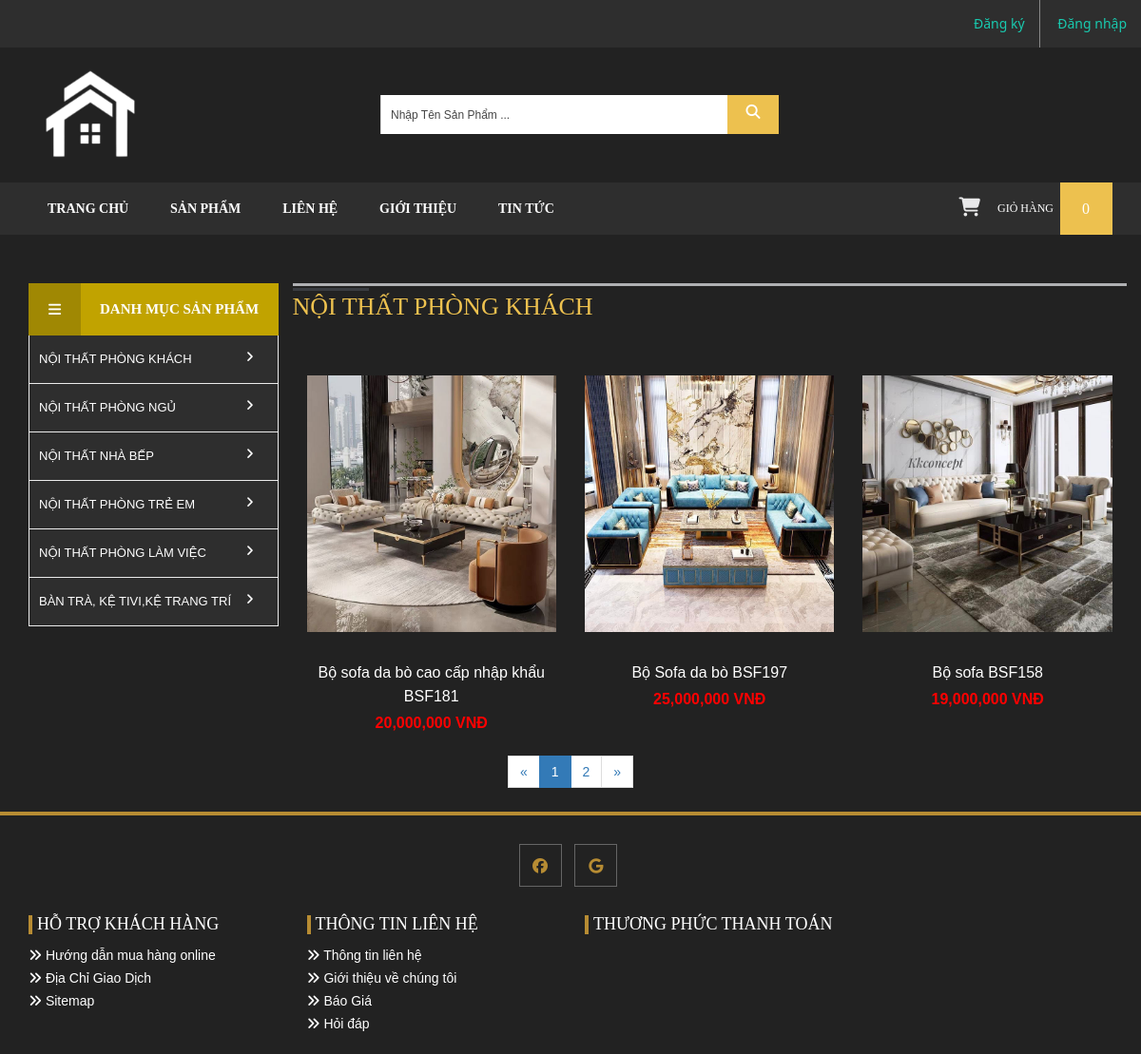
/category.php?id=1, run on the app's committed database.
### tables this page shows
CREATE TABLE `category` (
  `id` int(11) NOT NULL,
  `name` varchar(100) DEFAULT NULL,
  `parent` int(11) DEFAULT 0,
  `status` tinyint(1) DEFAULT 1
);

CREATE TABLE `product` (
  `id` int(11) NOT NULL,
  `category_id` int(11) DEFAULT NULL,
  `name` varchar(200) DEFAULT NULL,
  `image` varchar(200) DEFAULT NULL,
  `content` text DEFAULT NULL,
  `price` float DEFAULT 0,
  `sale_price` float DEFAULT 0,
  `created` datetime DEFAULT current_timestamp(),
  `status` tinyint(1) DEFAULT 1
);

### category.php (the view, shortened to what this page needs)
<?php
include('header.php');
?>
<section class="main-content-section">
    <div class="container">
        <div class="row">
            <?php include('left.php'); ?>
            <?php
            $id = $_GET['id'];
            $current_id = isset($_GET['id']) ? $_GET['id'] :1;
            $c = mysqli_query($conn,"SELECT name FROM category WHERE id = $id");
            $cats = mysqli_fetch_assoc($c);
            ?>
            <div class="col-lg-9 col-md-9 col-sm-9 col-xs-12">
                <div class="row">
                    <div class="left-title-area">
                        <h2 class="left-title"><?php echo $cats['name']; ?></h2>
                    </div>
                    <?php
                                        $show = 3;
                    $sql = "SELECT COUNT(*) FROM  product WHERE status = 1 AND category_id = $id ORDER BY created DESC";
                    $san_pham = $conn->query($sql);
                    $row =mysqli_fetch_array($san_pham);
                    $tongsodong = $row[0];
                    $tongsotrang = ceil($tongsodong/$show);
                    $page = isset($_GET["page"]) ? $_GET["page"]: 1 ;
                    $next = $page <  $tongsotrang ?  $page +1 : $tongsotrang;
                    $prev = $page >  1 ?  $page - 1 :1;
                    $star = ($page-1)*$show;
                    $sql = mysqli_query($conn,"SELECT * FROM  product WHERE status = 1 AND category_id = $id ORDER BY created DESC LIMIT $star, $show");
                    ?>
                            <?php foreach ( $sql as $value) {
                            ?>
                        <div class="col-lg-4 col-md-4 col-sm-6 col-xs-12 laster-shop-item <?php echo $value['category_id']; ?>">
                            <div class="laster-thumb">
                                <img src="uploads/<?php echo $value['image'];?>">
                                <span class="tz-shop-meta">
                                </span>
                        </div>
                        <h6><a href=""><?php echo $value['name']; ?></a></h6>
                        <small style="color: red"><?php echo number_format($value['price']);  ?> VNĐ </small>
                    </div>
                <?php } ?>
            </div>
        </div>
    </div>
</div>
<div class="page" align="center">
    <ul class="pagination">
    <li><a href="category.php?id=<?php echo $current_id?>&page=<?php echo $prev; ?>">&laquo;</a></li>
    <?php for ($i = 1; $i <= $tongsotrang; $i++) :
        $class_active = ($i == $page) ? ' class="active"' : '';
        ?>
        <li <?php echo $class_active; ?>><a href="category.php?id=<?php echo $current_id?>&page=<?php echo $i; ?>"><?php echo $i; ?></a></li>
    <?php endfor ?>
    <li><a href="category.php?id=<?php echo $current_id?>&page=<?php echo $next; ?>">&raquo;</a></li>
</ul>
</div>
</section>
<?php include('footer.php'); ?>

### left.php
<?php include'sql/connect.php'; ?>
<?php
    $cats =   mysqli_query($conn,"SELECT c.id,c.name FROM category c LEFT JOIN product p on c.id = p.category_id WHERE c.status = 1
    GROUP BY c.id,c.name,p.category_id");
    ?>
    <div class="col-lg-3 col-md-3 col-sm-3 col-xs-12 hidden-xs">
    <div class="left-category-menu">
        <div class="left-product-cat">
            <div class="category-heading">
                <h2>Danh Mục Sản Phẩm</h2>
            </div>
            <div class="category-menu-list">
                <ul>
                    <?php
                    foreach ($cats as $cat) {
                    ?>
                    <li>
                        <a href="category.php?id=<?php echo $cat['id'] ?>"><i class="fa-solid fa-angle-right"></i><?php echo $cat['name'];?></a>
                    </li>
                        <?php } ?>
                </ul>
            </div>
        </div>
    </div>
</div>

### css/style.css (style rules this page uses)
:root { --main-text-font: 'Bitter', serif;; }
*, html { margin: 0; padding: 0 }
body { font-family: "arial",serif; color:#ffffff; background-color: #222222; }
h1, h2, h3, h4, h5, h6 { font-weight: normal; margin: 0; color:#ffffff; font-family: 'Bitter', serif; }
a { color:#777; }
ul { margin: 0; padding: 0; list-style: none; }
a { text-decoration: none; }
img { border:none; max-width:100%; }
* { -webkit-border-radius: 0 !important; -moz-border-radius: 0 !important; border-radius: 0 !important; }
h2.left-title { border-top: 3px solid #b0b1b3 !important; color: #edc14f; display: block; font-weight:400; font-size:26px; line-height:44px; position: relative; text-transform: uppercase; margin-top: 50px; }
h2.left-title:before { border-top: 3px solid #3a3d42; content: ""; display: block; left: 0; position: absolute; top: 2px; width: 80px; }
.laster-shop-item { margin-top: 60px; }
.laster-shop-item h6 { margin: 0; padding: 30px 0 2px; text-align: center; }
.laster-shop-item h6 a { color: #ffffff; font-family: 'Raleway', sans-serif; font-size: 16px; font-weight: 400; line-height: 25px; margin: 0; padding: 0; text-align: center; text-decoration: none !important; }
.laster-shop-item small { color: #f13340; font-family: 'Raleway', sans-serif; font-size: 16px; font-weight: 600; line-height: 28px; margin: 0; padding: 0; text-align: center; display: block; }
body .laster-shop-item { margin-top: 30px; }
.tz-shop-meta { position: absolute; width: 100%; top: 40%; text-align: center; left: 0; z-index: 9999; }
body.index-2 .left-category-menu { margin-top:50px; }
body.index-2 .category-heading h2 { background: #c1a300 none repeat scroll 0 0; color: #fff; cursor: pointer; font-size:15px; font-weight: bold; line-height:55px; margin: 0; overflow: hidden; padding: 0; position: relative; text-overflow: ellipsis; text-transform: uppercase; white-space: nowrap; word-wrap: break-word; }
body.index-2 .category-heading h2:before { background: #a08803 none repeat scroll 0 0; content: ""; display: block; float: left; font-family: "FontAwesome"; font-size: 15px; font-weight: normal; height: 55px; line-height: 55px; margin-right: 20px; text-align: center; width: 55px; }
body.index-2 .category-menu-list { border:1px solid #ebebeb; border-top:0px solid #000; position: relative; width: 100%; z-index: 1000; }
body.index-2 .category-menu-list ul li { background: #2e2e2e none repeat scroll 0 0; border-bottom: 1px solid #ebebeb; position: relative; }
body.index-2 .category-menu-list ul li:last-child { border-bottom: 0px solid #ebebeb; }
body.index-2 .category-menu-list ul li a { position:relative; color: #ffffff; display: block; font-size:13px; line-height:50px; margin-left: 10px; font-weight:normal; overflow: hidden; transition: background 300ms ease 0s; text-decoration: none; text-overflow: ellipsis; text-transform: uppercase; white-space: nowrap; word-wrap: break-word; }
body.index-2 .category-menu-list ul li a i { line-height:45px; position:absolute; top:0; right:25px; }
small { font-size: 82%; }
.laster-thumb { position: relative; height: 270px; max-width: 270px; width: 100%; overflow: hidden; transition: all 0.3s linear 0s; -moz-transition: all 0.3s linear 0s; -webkit-transition: all 0.3s linear 0s; -ms-transition: all 0.3s linear 0s; -o-transition: all 0.3s linear 0s; margin: auto; }
body .laster-shop-item { margin-top: 50px; }
.laster-shop-item { margin-top: 70px; }
.laster-thumb:after { position: absolute; width: 100%; height: 100%; background: rgba(0,0,0,0); content: ''; left: 0; top: 0; transition: all 0.3s linear 0s; -moz-transition: all 0.3s linear 0s; -webkit-transition: all 0.3s linear 0s; -ms-transition: all 0.3s linear 0s; -o-transition: all 0.3s linear 0s; display: block; }
.laster-thumb img { transition: all 0.3s linear 0s; -moz-transition: all 0.3s linear 0s; -webkit-transition: all 0.3s linear 0s; -ms-transition: all 0.3s linear 0s; -o-transition: all 0.3s linear 0s; width: 100%; height: 100%; }

### data on the page
category: name "NỘI THẤT PHÒNG KHÁCH"
category: name "NỘI THẤT PHÒNG NGỦ"
category: name "NỘI THẤT NHÀ BẾP"
category: name "NỘI THẤT PHÒNG TRẺ EM"
category: name "NỘI THẤT PHÒNG LÀM VIỆC"
category: name "BÀN TRÀ, KỆ TIVI,KỆ TRANG TRÍ"
product: image (picture), name "Bộ sofa da bò cao cấp nhập khẩu BSF181", price "20,000,000"
product: image (picture), name "Bộ Sofa da bò BSF197", price "25,000,000"
product: image (picture), name "Bộ sofa BSF158", price "19,000,000"

### other printed values
tong_so_luong() "0"
